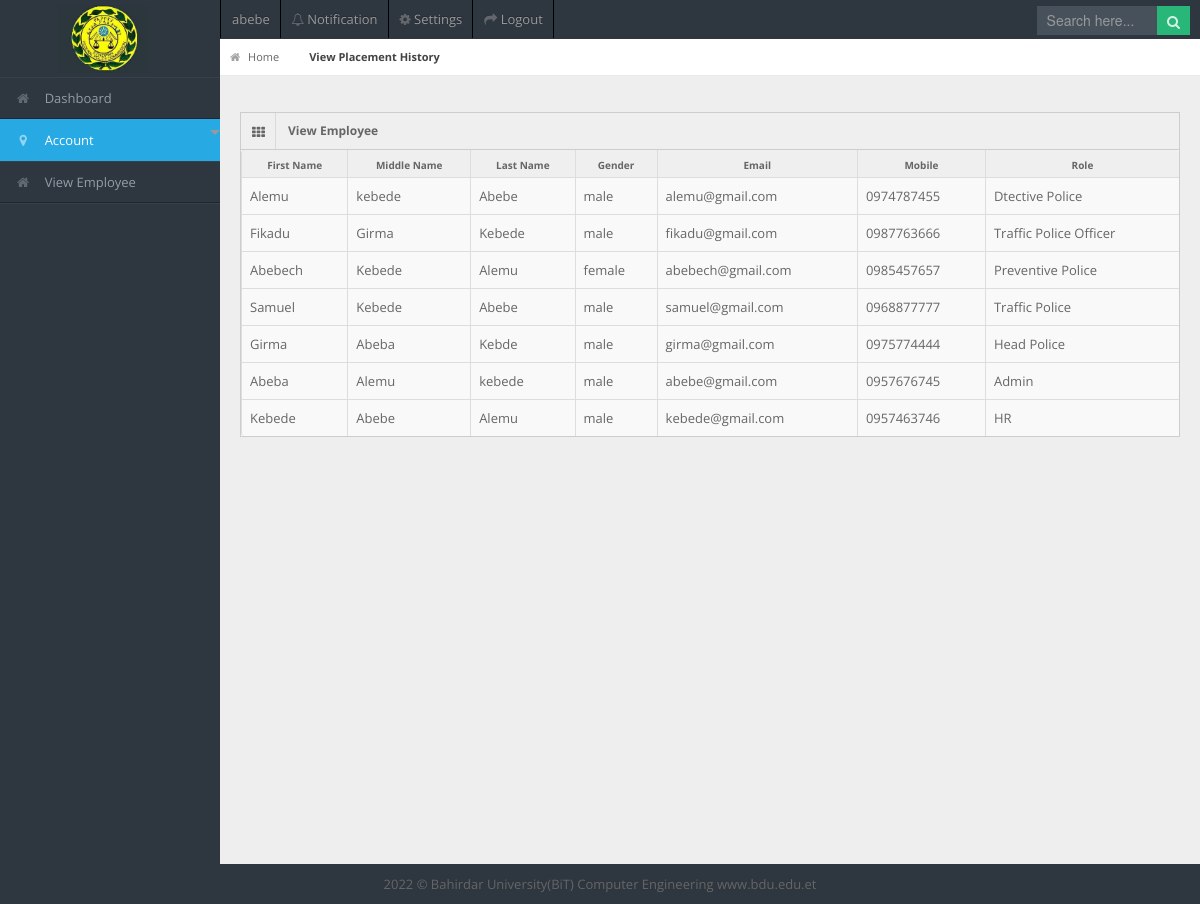
/A_v_account.php (signed in), run on the app's committed database.
### tables this page shows
CREATE TABLE IF NOT EXISTS `users` (
  `id` int(15) NOT NULL AUTO_INCREMENT,
  `fname` varchar(50) NOT NULL,
  `mname` varchar(50) NOT NULL,
  `lname` varchar(50) NOT NULL,
  `gender` enum('male','female','other','') NOT NULL,
  `age` varchar(15) NOT NULL,
  `job` varchar(50) DEFAULT NULL,
  `mobile` varchar(10) NOT NULL,
  `email` varchar(50) NOT NULL,
  `uname` varchar(50) NOT NULL,
  `password` varchar(50) NOT NULL,
  `photo` varchar(1000) DEFAULT NULL,
  `description` varchar(2000) DEFAULT NULL,
  PRIMARY KEY (`id`)
);

CREATE TABLE IF NOT EXISTS `role` (
  `id` int(15) NOT NULL AUTO_INCREMENT,
  `name` varchar(100) NOT NULL,
  `datetime` datetime NOT NULL DEFAULT CURRENT_TIMESTAMP,
  `description` varchar(2000) DEFAULT NULL,
  PRIMARY KEY (`id`)
);

### A_v_account.php (the view, shortened to what this page needs)
<?php
include 'Connection.php';
  ?>
<!DOCTYPE html>
<html lang="en">
<head>
<link rel="stylesheet" href="css/bootstrap.min.css" />
<link rel="stylesheet" href="css/bootstrap-responsive.min.css" />
<link rel="stylesheet" href="css/fullcalendar.css" />
<link rel="stylesheet" href="css/matrix-style.css" />
<link rel="stylesheet" href="css/matrix-media.css" />
<link href="font-awesome/css/font-awesome.css" rel="stylesheet" />
<link rel="stylesheet" href="css/jquery.gritter.css" />
</head>
<body>
<div id="header">
  <img src="img/logo.JPG">
</div>
<div id="user-nav" class="navbar navbar-inverse">
  <ul class="nav">
    <li  class="" ><a title="" href="DP_profile.php"> <span class="profile"><?php  echo $_SESSION['uname']; ?></span></a>
    </li>
    <li class=""><a href="DP_notification.php"><i class="icon icon-bell"></i> <span class="text">Notification</span></a>
    </li>
    <li class=""><a title="" href="DP_setting.php"><i class="icon icon-cog"></i> <span class="text">Settings</span></a></li>
    <li class=""><a title="" href="logout.php"><i class="icon icon-share-alt"></i> <span class="text">Logout</span></a></li>
  </ul>
</div>
<div id="search">
  <input type="text" placeholder="Search here..."/>
  <button type="submit" class="tip-bottom" title="Search"><i class="icon-search icon-white"></i></button>
</div>
<div id="sidebar"><a href="DP_index.php" class="visible-phone"><i class="icon icon-home"></i> Dashboard</a>
  <ul>
  <li><a href="Admin.php"><i class="icon icon-home"></i> <span>Dashboard</span></a> </li>
    <li class="active" class="dropdown"> <a href="#" data-toggle="dropdown" class="dropdown-toggle"><i class="icon icon-map-marker"></i> <span>Account<b class="caret"></b></span></a>
    </li>
    <li><a href="A_v_employee.php"><i class="icon icon-home"></i> <span>View Employee</span></a> </li>
  </ul>
</div>
<div id="content">
  <div id="content-header">
    <div id="breadcrumb"> <a href="DP_index.php" title="Go to Home" class="tip-bottom"><i class="icon-home"></i> Home</a><a href="DP_v_history.php" class="current" >View Placement History</a></div>
  </div>
<div class="container-fluid">
    <div class="row-fluid">
      <div class="span12" >
        <div class="widget-box">
          <div class="widget-title"> <span class="icon"><i class="icon-th"></i></span>
            <h5>View Employee</h5>
          </div>
          <div class="widget-content nopadding">
            <table class="table table-bordered data-table">
              <thead>
                <tr>
                  <th>First Name</th>
                  <th>Middle Name</th>
                  <th>Last Name</th>
                  <th>Gender</th>
                  <th>Email</th>
                  <th>Mobile</th>
                  <th>Role</th>
                </tr>
              </thead>
              <tbody>
                <tr class="gradeX">
              <?php
              $query = "SELECT fname, mname, lname, gender, email, mobile, name FROM auth_role inner join users on auth_role.user_id=users.id inner join role on auth_role.role_id=role.id WHERE auth_role.role_id != 5";
              $result = mysqli_query($db, $query) or die( mysqli_error($db));
              while($row = mysqli_fetch_array($result))
              {
                ?>
                  <td><?php echo $row['fname']; ?></td>
                  <td><?php echo $row['mname']; ?></td>
                  <td><?php echo $row['lname']; ?></td>
                  <td><?php echo $row['gender']; ?></td>
                  <td><?php echo $row['email']; ?></td>
                  <td><?php echo $row['mobile']; ?></td>
                  <td><?php echo $row['name']; ?></td>
                </tr>
              <?php } ?>
              </tbody>
            </table>
          </div>
        </div>
      </div>
    </div>
  </div>
</div>
<div class="row-fluid">
  <div id="footer" class="span12"> 2022 &copy; Bahirdar University(BiT) Computer Engineering <a href="http://www.bdu.edu.et">www.bdu.edu.et</a> </div>
</div>
</body>
</html>

### css/matrix-style.css (style rules this page uses)
* { outline:none !important; -moz-outline: none !important; }
html, body { height:100% }
body { overflow-x: hidden; margin-top: -10px; font-family: 'Open Sans', sans-serif; font-size:13px; color:#666; }
a { color:#666; }
select, textarea, input[type="text"], input[type="password"], input[type="datetime"], input[type="datetime-local"], input[type="date"], input[type="month"], input[type="time"], input[type="week"], input[type="number"], input[type="email"], input[type="url"], input[type="search"], input[type="tel"], input[type="color"], .uneditable-input, .label, .dropdown-menu, .btn, .well, .progress, .table-bordered, .btn-group > .btn:first-child, .btn-group > .btn:last-child, .btn-group > .btn:last-child, .btn-group > .dropdown-toggle, .alert { border-radius:0px; }
.btn, textarea, input[type="text"], input[type="password"], input[type="datetime"], input[type="datetime-local"], input[type="date"], input[type="month"], input[type="time"], input[type="week"], input[type="number"], input[type="email"], input[type="url"], input[type="search"], input[type="tel"], input[type="color"], .uneditable-input { box-shadow:none; }
#footer { padding:10px; text-align:center; }
#header { height: 77px; position: relative; width: 20%; z-index: -9; }
#search { position: absolute; z-index: 25; top: 6px; right:10px; }
#search input[type=text] { padding: 4px 10px 5px; border: 0; width: 100px; }
#search button { border: 0; margin-left:-3px; margin-top: -11px; padding: 5px 10px 4px; }
#search button i { opacity: 0.8; color:#fff; }
#user-nav { position: absolute; left: 220px; top:0px; z-index: 20; margin: 0; }
#user-nav > ul { margin: 0; padding: 0; list-style: none; border-right: 1px solid #2e363f;border-left: 1px solid #000; }
#user-nav > ul > li { float: left; list-style-type: none; margin: 0; position: relative; padding: 0; border-left: 1px solid #2e363f; border-right: 1px solid #000; }
#user-nav > ul > li > a { padding:9px 10px; display: block; font-size: 13px; }
#user-nav > ul > li > a > i, #sidebar li a i { opacity: .5; margin-top: 2px; }
#sidebar { display: block; float: left; position: relative; width: 220px; z-index: 16; }
#sidebar > ul { list-style: none; margin: 0px 0 0; padding: 0; position: absolute; width: 220px; }
#sidebar > ul > li { display: block; position: relative; }
#sidebar > ul > li > a { padding: 10px 0 10px 15px; display: block; color: #939da8; }
#sidebar > ul > li > a > i { margin-right: 10px; }
#sidebar > ul > li.active > a { background: url("../img/menu-active.png") no-repeat scroll right center transparent !important; text-decoration:none; }
#content { background: none repeat scroll 0 0 #eeeeee; margin-left: 220px; margin-right: 0; padding-bottom: 25px; position: relative; min-height:100%; width: auto; }
#content-header { position: abslute; width: 100%; margin-top: -38px; z-index: 20; }
.container-fluid .row-fluid:first-child { margin-top: 20px; }
#breadcrumb { background-color: #fff; border-bottom: 1px solid #e3ebed; }
#breadcrumb a { padding: 8px 20px 8px 10px; display: inline-block; background-image: url('../img/breadcrumb.png'); background-position: center right; background-repeat: no-repeat; font-size: 11px; color: #666666; }
#breadcrumb a:last-child { background-image:none; }
#breadcrumb a.current { font-weight: bold; color: #444444; }
#breadcrumb a i { margin-right: 5px; opacity: .6; }
.stat-boxes .peity_bar_good, .stat-boxes .peity_line_good, { color: #459D1C; }
.widget-box { background: none repeat scroll 0 0 #F9F9F9; border-left: 1px solid #CDCDCD; border-top: 1px solid #CDCDCD; border-right: 1px solid #CDCDCD; clear: both; margin-top: 16px; margin-bottom: 16px; position: relative; }
.widget-title, .modal-header, .table th, div.dataTables_wrapper .ui-widget-header { background:#efefef; border-bottom: 1px solid #CDCDCD; height: 36px; }
.widget-title span.icon { padding: 9px 10px 7px 11px; float: left; border-right:1px solid #dadada; }
.widget-title h5 { color: #666; float: left; font-size: 12px; font-weight: bold; padding: 12px; line-height: 12px; margin: 0; }
.widget-content { padding:15px; border-bottom: 1px solid #cdcdcd; }
.table th { height: auto; font-size: 10px; padding: 5px 10px 2px; border-bottom: 0; text-align: center; color: #666666; }
.nopadding { padding: 0 !important; }
.nopadding .table { margin-bottom: 0; }
.nopadding .table-bordered { border: 0; }

### data on the page
users: fname "Alemu", mname "kebede", lname "Abebe", gender "male", email "alemu@gmail.com", mobile "0974787455", role.name "Dtective Police"
users: fname "Fikadu", mname "Girma", lname "Kebede", gender "male", email "fikadu@gmail.com", mobile "0987763666", role.name "Traffic Police Officer"
users: fname "Abebech", mname "Kebede", lname "Alemu", gender "female", email "abebech@gmail.com", mobile "0985457657", role.name "Preventive Police"
users: fname "Samuel", mname "Kebede", lname "Abebe", gender "male", email "samuel@gmail.com", mobile "0968877777", role.name "Traffic Police"
users: fname "Girma", mname "Abeba", lname "Kebde", gender "male", email "girma@gmail.com", mobile "0975774444", role.name "Head Police"
users: fname "Abeba", mname "Alemu", lname "kebede", gender "male", email "abebe@gmail.com", mobile "0957676745", role.name "Admin"
users: fname "Kebede", mname "Abebe", lname "Alemu", gender "male", email "kebede@gmail.com", mobile "0957463746", role.name "HR"

### other printed values
$_SESSION['uname'] "abebe"
